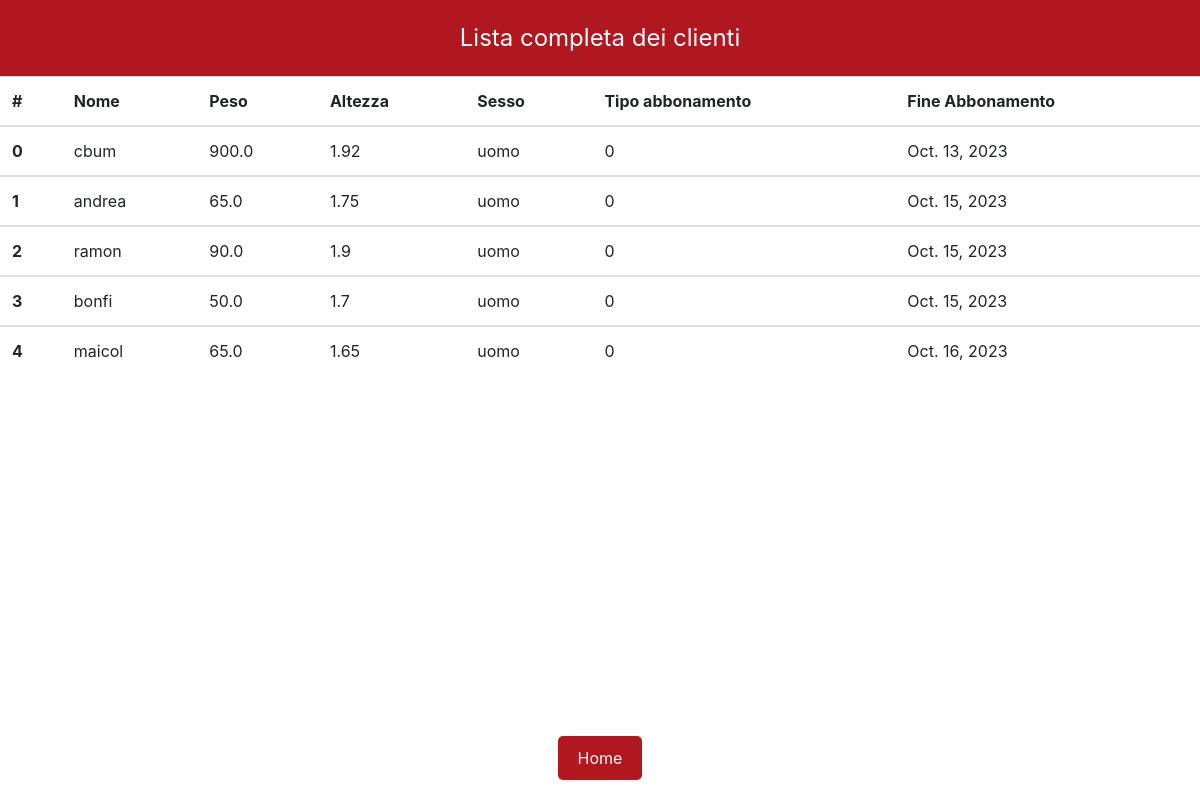
Page /user/listautenti/ on the earlier database version.
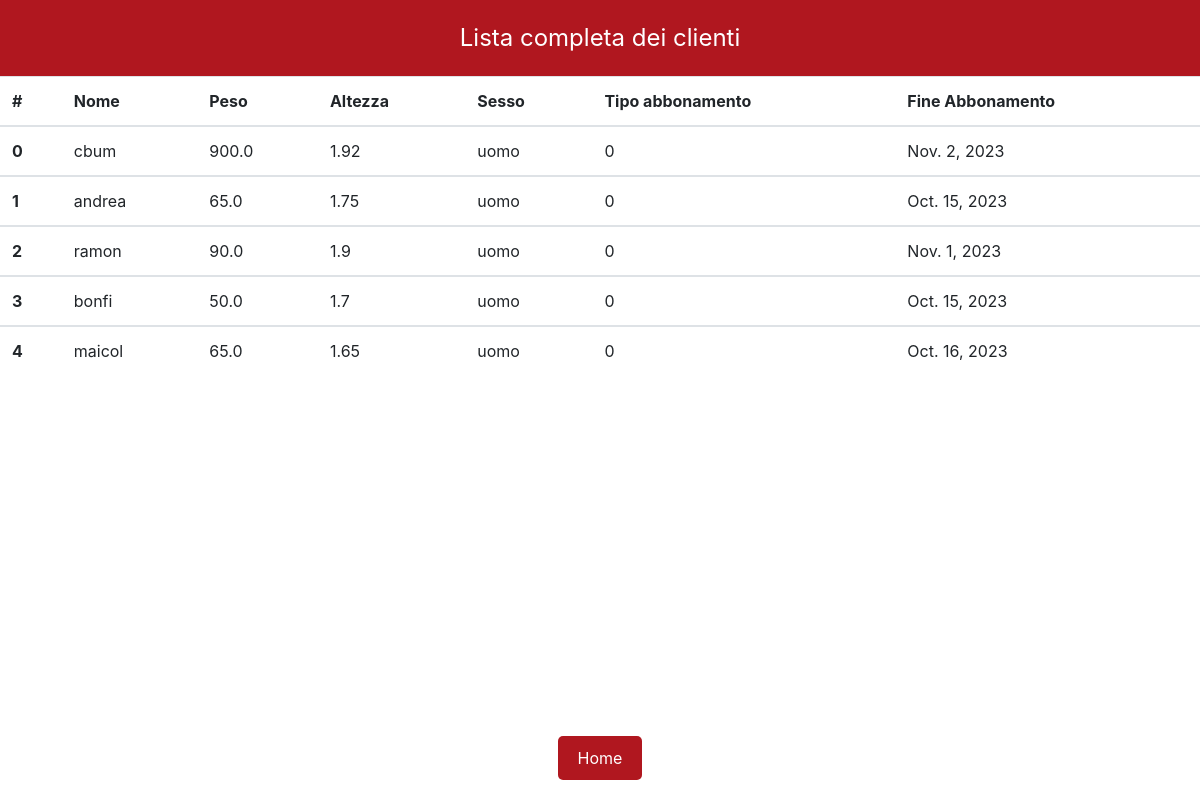
Same page on the later database version.
### Users/models.py (models this page shows)
class MyUser(AbstractUser):
    sesso = models.CharField(max_length=10, choices=SESSO)
    peso = models.FloatField(blank=True, null=True)
    altezza = models.FloatField(blank=True, null=True)
    tipo_abbonamento = models.IntegerField(default=1)
    fine_abbonamento = models.DateField(blank=True, null=True)
    immagine_profilo = models.ImageField(upload_to="fotouser/", blank=True)
    obiettivo = models.CharField(max_length=400, blank=True, null=True)

### Users/views.py (the view)
# urls.py: path('listautenti/', UtentiListView.as_view(), name="listautenti"),
class UtentiListView(GroupRequiredMixin, ListView):
    group_required = ["nutrizionista", "pt"]
    model = MyUser
    template_name = "Users/lista_utenti.html"
    def get_queryset(self):
        gruppo_pt = Group.objects.get(name="pt")
        gruppo_nutrizionista = Group.objects.get(name="nutrizionista")
        queryset = MyUser.objects.exclude(groups=gruppo_pt).exclude(groups=gruppo_nutrizionista)
        queryset = queryset.exclude(is_superuser=True)
        return queryset

### Users/templates/Users/lista_utenti.html (shortened to what this page needs)
{% extends 'base.html' %}
{% block content %}
    <div class="text_red"> Lista completa dei clienti </div>
     <table class="table table-hover">
        <thead>
            <tr>
                <th scope="col">#</th>
                <th scope="col">Nome</th>
                <th scope="col">Peso</th>
                <th scope="col">Altezza</th>
                <th scope="col">Sesso</th>
                <th scope="col">Tipo abbonamento</th>
                <th scope="col">Fine Abbonamento</th>
            </tr>
        </thead>
        {% for cliente in object_list %}
            <tbody>
                <tr>
                    <th scope="row">{{ forloop.counter0 }} </th>
                    <td> {{ cliente.username}}</td>
                    <td> {{ cliente.peso}}</td>
                    <td> {{ cliente.altezza }}</td>
                    <td> {{ cliente.sesso }}</td>
                    <td> {{ cliente.tipo_abbonamento }}</td>
                    <td> {{ cliente.fine_abbonamento }}</td>
                </tr>
            </tbody>
        {% endfor %}
     </table>
    <div class="div-bassa-2">
        <a href="{% url 'home_login' %}" class="pulsante-rosso">Home </a>
    </div>
{% endblock %}

Differences in the rows shown:
changed MyUser "cbum": fine_abbonamento "Oct. 13, 2023" → "Nov. 2, 2023"
changed MyUser "ramon": fine_abbonamento "Oct. 15, 2023" → "Nov. 1, 2023"
